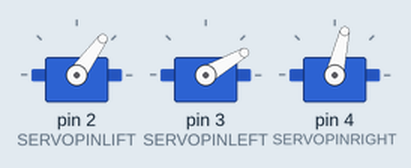
Simulated run of this sketch. Board: Arduino Uno, built with avr-gcc and run on an emulated ATmega328P. Parts: 3 × servo.

Above: at 0.35 s.
At 0.95 s:
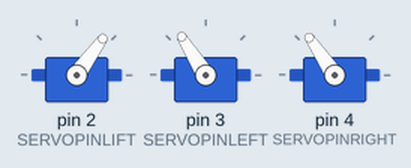
At 2.25 s:
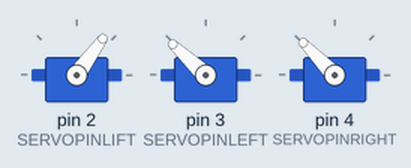
At 4.15 s:
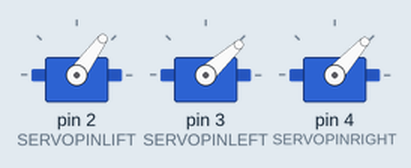
At 6.05 s:
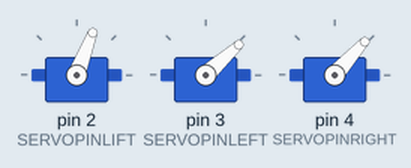
At 7.95 s:
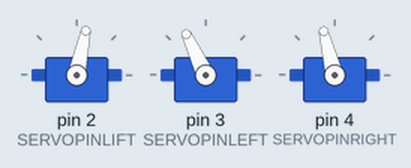
Timing chart, 0 to 10.3 s (numbered marks = the images above):
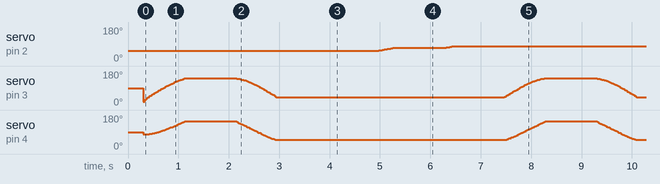

The sketch:

plotclock.ino
```cpp
//淘宝『有名称的店铺』https://somebodys.taobao.com/
//更新日期 2021/03/05
//Plotclock 小贱钟
//本程序对应商品 https://item.taobao.com/item.htm?spm=a1z10.3-c.w4002-1266050966.63.5c807027U2Y1rh&id=641165909231

//web版程序连接：https://create.arduino.cc/editor/wjd76/abcc4e7f-508f-45e2-8284-db8d60c20181/preview
//Github版链接：https://github.com/shihaipeng03/Plotclock


// 调试完毕后可以删除以下两行代码，或者注释掉 调试模式，改为正常运行模式
#define CALIBRATION      // 调试模式（调试摆臂的位置）删除或注释掉此行进入 正常运行模式（正常书写时间）


//↓↓↓↓↓↓↓  以下参数需要配合舵机摆臂运行位置进行修正，否则写字可能是歪的，甚至无法正常写字   ↓↓↓↓↓↓↓


//1.先调节0、180度的位置。调节到位后，再调节90度位置
//左右悬臂舵机的 0或180度位置,，数字增加，左侧舵机逆时针调整，右侧舵机顺时针调整
//【此数值可能需要调节】
#define SERVOLEFTNULL 2000  //数值减小，顺时针旋转，加大则逆时针旋转 默认2000
//【此数值可能需要调节】
#define SERVORIGHTNULL 1000  //数值减小，顺时针旋转，加大则逆时针旋转  默认1000

//2.调节到位0、180，再调节下面参数
//左右悬臂舵机的90度位置,，数字增加，左侧舵机顺时针调整，右侧舵机逆时针调整
//【此数值可能需要调节】
#define SERVOFAKTORLEFT 650 //数值加大，顺时针旋转，减小则逆时针旋转 默认650
//【此数值可能需要调节】
#define SERVOFAKTORRIGHT 650  //数值减小，顺时针旋转，加大则逆时针旋转 默认650


//升举舵机的3个角度
//【此数值需要根据实际安装较多做调节】
#define LIFT0 1350 //落笔写字
#define LIFT1 1250  //写字时抬臂动作 一般比lift0 小100左右
#define LIFT2 1100  //高抬笔架
//【此数值需要根据实际安装较多做调节】


//笔擦的坐标位置，摆臂调节好后，如不能对准笔擦可以微调此参数，单位毫米
int  rubberx=82,rubbery=48;   //【此数值可能需要调节】

//三只舵机的接口号 舵机棕色线是GND=G
#define SERVOPINLIFT  2 //抬笔舵机
#define SERVOPINLEFT  3 //左臂舵机
#define SERVOPINRIGHT 4 //右臂舵机

//速度  数字越大越稳“贱” 太小了容易抖动 单位微妙 1000微妙=1毫秒
#define LIFTSPEED 2000

//摆臂的长度，根据图纸测量，无需改变
#define L1 35
#define L2 57.1
#define L3 14

//左右舵机轴心的位置，根据图纸测量，无需改变
#define O1X 28.7 //box版 28.7，普通版22
#define O1Y -25
#define O2X 53.9 //box版53.9， 普通版47
#define O2Y -25


#include <Servo.h>

int servoLift = LIFT2;

Servo servo1;  //
Servo servo2;  //
Servo servo3;  //

volatile double lastX = rubberx;
volatile double lastY = rubbery;

int last_min = 0;
long reference_hour,reference_minutes,reference_sec; //起始的基准时间

void setup()
{
  //设置起始时间，（小时，分钟，秒）
  settime(12,34,0);  //每次通电后从12:34 开始计时 可以修改成其他时间


  servo1.attach(SERVOPINLIFT);  //初始化抬笔舵机  lifting servo
  servo2.attach(SERVOPINLEFT);  //初始化左臂舵机  left servo
  servo3.attach(SERVOPINRIGHT); //初始化右臂舵机  right servo

  lift(2);
  delay(300);
  drawTo(rubberx,rubbery); //将笔对准笔擦位置，准备擦画板

 }

void loop()
{

int i = 0;
#ifdef CALIBRATION  //条件编译，当定义了CALIBRATION 则编译下面99~117行 调节摆臂的代码，否则编译更下面正常运行的代码。

  //舵机摆在90°的区域内往复运动，调节舵机参数让摆臂平行于x轴和y轴

  drawTo(6.1, 30.7); //box版
  delay(1000);

  drawTo(83.3, 26.7); //让笔尖运行到此位置，正常情况两摆臂将垂直或平行于xy轴，根据运行情况，调节舵机参数让摆臂接近垂直或水平状态，详细操作见说明文档
  delay(1000);     //*/

  //如需调节抬臂高度，可以去掉注释，编译运行下面代码。
  //每个角度停留1秒钟，观察角度位置，调整LIFT0~2 三个参数
  lift(2);//高抬笔架
  delay(1000);
  lift(1);//写字时抬臂动作
  delay(1000);
  lift(0);//落笔写字 让摆臂龙门架刚好垂直，此位置最佳
  delay(1000);
  //

#else

  //下面代码任选一行，进行不同模式的书写
  //if (last_min != minute())  //每分钟书写一次时间
  //if  (1)                  //反复不间断的擦写模式

  if (1) //如需修改请复制上面代码
  {
      /*//在串口显示当前时间，调试用可删除
      Serial.print(get_hour());
      Serial.print(':');
      Serial.print(get_minute());
      Serial.print(':');
      Serial.println(get_seconds());
      //*/


    if (!servo1.attached()) servo1.attach(SERVOPINLIFT);
    if (!servo2.attached()) servo2.attach(SERVOPINLEFT);
    if (!servo3.attached()) servo3.attach(SERVOPINRIGHT);

    lift(0);

    get_hour();
    while ((i+1)*10 <= get_hour())
    {
      i++;
    }

    number(3, 3, 111, 1);
    number(8, 25, i, 0.9);
    number(22, 25, (get_hour()-i*10), 0.9);
    number(33, 25, 11, 0.9);

    i=0;
    while ((i+1)*10 <= get_minute())
    {
      i++;
    }
    number(40, 25, i, 0.9);
    number(54, 25, (get_minute()-i*10), 0.9);
    lift(2);
    drawTo(rubberx, rubbery);
    lift(1);
    last_min = get_minute();

    servo1.detach();
    servo2.detach();
    servo3.detach();
  }

#endif
}

//设置起始时间（小时，分钟，秒）
void settime(int ih,int im,int is) {
  reference_hour=ih % 24; //求余数 防止溢出
  reference_minutes=im % 60;
  reference_sec = is % 60;
}

//获得修正后的小时数
 long get_hour(){
   long sec = get_seconds();
   long ho = sec / 3600;
  ho = ho % 24;  //24或12小时制
  return(ho);
}

//获得修正后的分钟数
 long get_minute(){
    long sec = get_seconds();
    long mi = sec / 60 ;
    mi = mi % 60;
 return( mi) ;
}

//获得Arduino的启动时长 + 修正时间
 long  get_seconds(){
   long se = millis()/1000;
  se = se +reference_sec + reference_minutes*60 + reference_hour*3600;
 return(se);
}

// Writing numeral with bx by being the bottom left originpoint. Scale 1 equals a 20 mm high font.
// The structure follows this principle: move to first startpoint of the numeral, lift down, draw numeral, lift up
//这里是写字的函数，如果你觉得字写的丑，可以自行修改字体
//还可以自行增加其他内容，比如字母甚至是汉字
void number(float bx, float by, int num, float scale) {

  switch (num) {

  case 0:
    drawTo(bx + 12 * scale, by + 6 * scale);
    lift(0);
    bogenGZS(bx + 7 * scale, by + 10 * scale, 10 * scale, -0.8, 6.7, 0.5);
    lift(1);
    break;
  case 1:

    drawTo(bx + 3 * scale, by + 15 * scale);
    lift(0);
    drawTo(bx + 10 * scale, by + 20 * scale);
    drawTo(bx + 10 * scale, by + 0 * scale);
    lift(1);
    break;
  case 2:
    drawTo(bx + 2 * scale, by + 12 * scale);
    lift(0);
    bogenUZS(bx + 8 * scale, by + 14 * scale, 6 * scale, 3, -0.8, 1);
    drawTo(bx + 1 * scale, by + 0 * scale);
    drawTo(bx + 12 * scale, by + 0 * scale);
    lift(1);
    break;
  case 3:
    drawTo(bx + 2 * scale, by + 17 * scale);
    lift(0);
    bogenUZS(bx + 5 * scale, by + 15 * scale, 5 * scale, 3, -2, 1);
    bogenUZS(bx + 5 * scale, by + 5 * scale, 5 * scale, 1.57, -3, 1);
    lift(1);
    break;
  case 4:
    drawTo(bx + 10 * scale, by + 0 * scale);
    lift(0);
    drawTo(bx + 10 * scale, by + 20 * scale);
    drawTo(bx + 2 * scale, by + 6 * scale);
    drawTo(bx + 12 * scale, by + 6 * scale);
    lift(1);
    break;
  case 5:
    drawTo(bx + 2 * scale, by + 5 * scale);
    lift(0);
    bogenGZS(bx + 5 * scale, by + 6 * scale, 6 * scale, -2.5, 2, 1);
    drawTo(bx + 5 * scale, by + 20 * scale);
    drawTo(bx + 12 * scale, by + 20 * scale);
    lift(1);
    break;
  case 6:
    drawTo(bx + 2 * scale, by + 10 * scale);
    lift(0);
    bogenUZS(bx + 7 * scale, by + 6 * scale, 6 * scale, 2, -4.4, 1);
    drawTo(bx + 11 * scale, by + 20 * scale);
    lift(1);
    break;
  case 7:
    drawTo(bx + 2 * scale, by + 20 * scale);
    lift(0);
    drawTo(bx + 12 * scale, by + 20 * scale);
    drawTo(bx + 2 * scale, by + 0);
    lift(1);
    break;
  case 8:
    drawTo(bx + 5 * scale, by + 10 * scale);
    lift(0);
    bogenUZS(bx + 5 * scale, by + 15 * scale, 5 * scale, 4.7, -1.6, 1);
    bogenGZS(bx + 5 * scale, by + 5 * scale, 5 * scale, -4.7, 2, 1);
    lift(1);
    break;

  case 9:
    drawTo(bx + 9 * scale, by + 11 * scale);
    lift(0);
    bogenUZS(bx + 7 * scale, by + 15 * scale, 5 * scale, 4, -0.5, 1);
    drawTo(bx + 5 * scale, by + 0);
    lift(1);
    break;

  case 111:
    //擦除画板，如有边缘未能擦到可以修改下面的位置参数
    lift(0);
    delay(50);
    drawTo(rubberx, rubbery);
    drawTo(70, rubbery);
    drawTo(62, 45);
    drawTo(7, 45);
    drawTo(7, 41);
    drawTo(62, 41);
    drawTo(62, 37);
    drawTo(7, 37);
    drawTo(7, 33);
    drawTo(62, 33);
    drawTo(62, 29);
    drawTo(7, 29);
    drawTo(7, 25);
    drawTo(62, 25);
    drawTo(62, 20);
    drawTo(7, 20);
    drawTo(7, rubbery);
    drawTo(58, rubbery);
    drawTo(rubberx + 3 , rubbery);
    lift(2);

    break;

  case 11:
  //打冒号
    drawTo(bx + 5 * scale, by + 15 * scale);
    lift(0);
    bogenGZS(bx + 5 * scale, by + 15 * scale, 0.1 * scale, 1, -1, 1);
    lift(1);
    drawTo(bx + 5 * scale, by + 5 * scale);
    lift(0);
    bogenGZS(bx + 5 * scale, by + 5 * scale, 0.1 * scale, 1, -1, 1);
    lift(1);
    break;

  }
}


//抬笔函数，调整笔的高度 0，落笔写字； 1，书写时抬笔； 2，太高笔用于插板擦
void lift(char lift) {
  switch (lift) {
    // room to optimize  !

  case 0:

      if (servoLift >= LIFT0) {
      while (servoLift >= LIFT0)
      {
        servoLift--;
        servo1.writeMicroseconds(servoLift);
        delayMicroseconds(LIFTSPEED);
      }
    }
    else {
      while (servoLift <= LIFT0) {
        servoLift++;
        servo1.writeMicroseconds(servoLift);
        delayMicroseconds(LIFTSPEED);

      }

    }

    break;

  case 1:

    if (servoLift >= LIFT1) {
      while (servoLift >= LIFT1) {
        servoLift--;
        servo1.writeMicroseconds(servoLift);
        delayMicroseconds(LIFTSPEED);

      }
    }
    else {
      while (servoLift <= LIFT1) {
        servoLift++;
        servo1.writeMicroseconds(servoLift);
        delayMicroseconds(LIFTSPEED);
      }

    }

    break;

  case 2:

    if (servoLift >= LIFT2) {
      while (servoLift >= LIFT2) {
        servoLift--;
        servo1.writeMicroseconds(servoLift);
        delayMicroseconds(LIFTSPEED);
      }
    }
    else {
      while (servoLift <= LIFT2) {
        servoLift++;
        servo1.writeMicroseconds(servoLift);
        delayMicroseconds(LIFTSPEED);
      }
    }
    break;
  }
}

//里面似乎有勾股定理？
void bogenUZS(float bx, float by, float radius, int start, int ende, float sqee) {
  float inkr = -0.05;
  float count = 0;

  do {
    drawTo(sqee * radius * cos(start + count) + bx,
    radius * sin(start + count) + by);
    count += inkr;
  }
  while ((start + count) > ende);

}

//cos？sin？
void bogenGZS(float bx, float by, float radius, int start, int ende, float sqee) {
  float inkr = 0.05;
  float count = 0;

  do {
    drawTo(sqee * radius * cos(start + count) + bx,
    radius * sin(start + count) + by);
    count += inkr;
  }
  while ((start + count) <= ende);
}


//运笔至坐标位置
void drawTo(double pX, double pY) {
  double dx, dy, c;
  int i;

  // dx dy of new point
  dx = pX - lastX;
  dy = pY - lastY;
  //path lenght in mm, times 4 equals 4 steps per mm
  c = floor(4 * sqrt(dx * dx + dy * dy));

  if (c < 1) c = 1;

  for (i = 0; i <= c; i++) {
    // draw line point by point
    set_XY(lastX + (i * dx / c), lastY + (i * dy / c));

  }

  lastX = pX;
  lastY = pY;
}

double return_angle(double a, double b, double c) {
  // cosine rule for angle between c and a
  return acos((a * a + c * c - b * b) / (2 * a * c));
}

//用各种三角函数把位置坐标换算成舵机的角度，具体咋算的，请参考
//Plotclock by joo - Thingiverse
//http://www.thingiverse.com/thing:248009/
void set_XY(double Tx, double Ty)
{
  delay(1);
  double dx, dy, c, a1, a2, Hx, Hy;

  // calculate triangle between pen, servoLeft and arm joint
  // cartesian dx/dy
  dx = Tx - O1X;
  dy = Ty - O1Y;

  // polar lemgth (c) and angle (a1)
  c = sqrt(dx * dx + dy * dy); //
  a1 = atan2(dy, dx); //
  a2 = return_angle(L1, L2, c);

    servo2.writeMicroseconds(floor(((a2 + a1 - M_PI) * SERVOFAKTORLEFT) + SERVOLEFTNULL));

  // calculate joinr arm point for triangle of the right servo arm
  a2 = return_angle(L2, L1, c);
  Hx = Tx + L3 * cos((a1 - a2 + 0.45937) + M_PI); //36,5掳  更正 原版是 35.5°，不是 36,5掳，新版修改后是26.32°
  Hy = Ty + L3 * sin((a1 - a2 + 0.45937) + M_PI); //感谢武汉网友 自由华莱士 的鼎力帮助，特此鸣谢

  // calculate triangle between pen joint, servoRight and arm joint
  dx = Hx - O2X;
  dy = Hy - O2Y;

  c = sqrt(dx * dx + dy * dy);
  a1 = atan2(dy, dx);
  a2 = return_angle(L1, (L2 - L3), c);

   servo3.writeMicroseconds(floor(((a1 - a2) * SERVOFAKTORRIGHT) + SERVORIGHTNULL));

}
```
